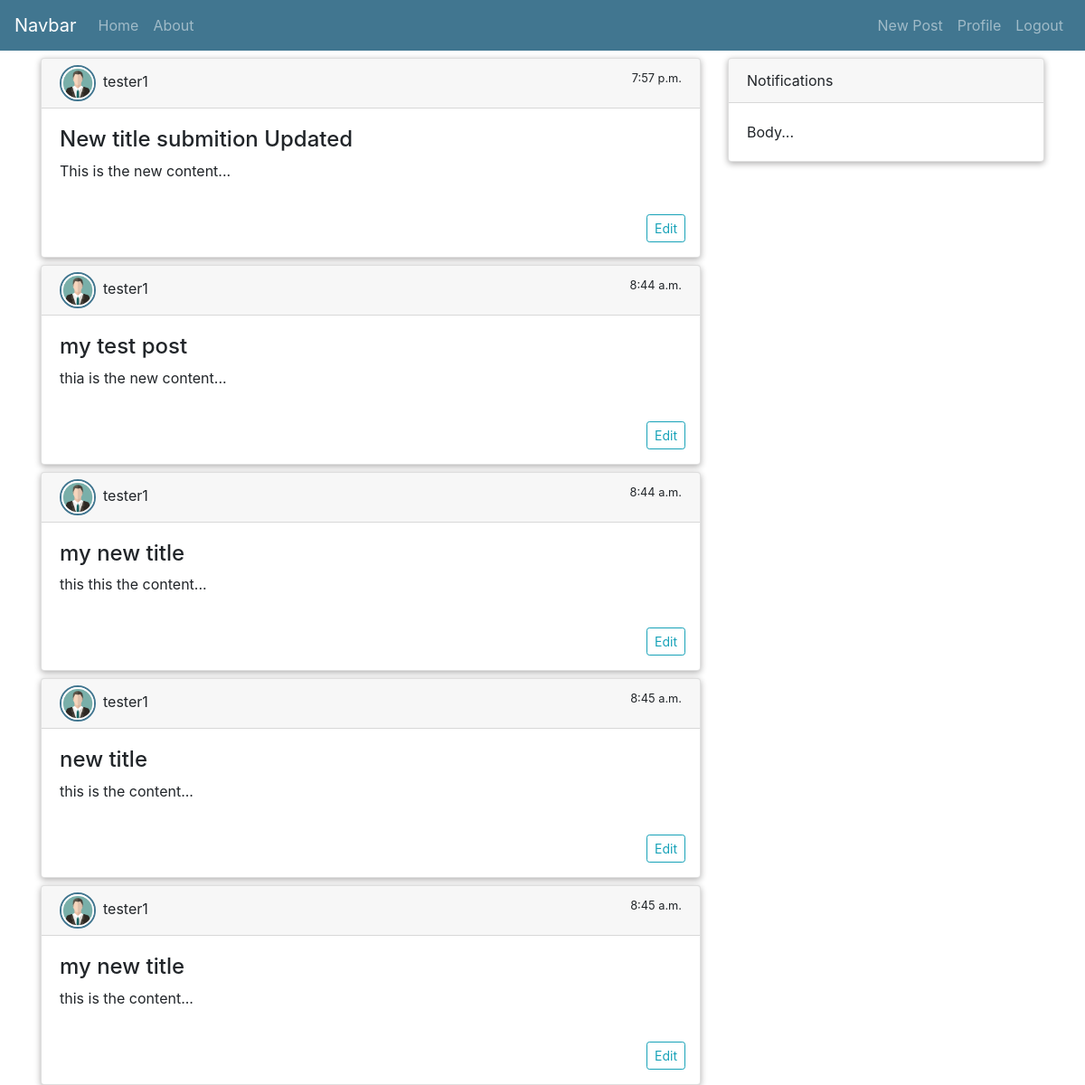
Screenshot of /user_posts/tester1/ (signed in) with the database file from the repository.
### blog/models.py (models this page shows, shortened)
class Post(models.Model):
    title = models.CharField(max_length=225)
    content = models.TextField()
    date_posted = models.TimeField(auto_now_add=True)
    author = models.ForeignKey(User, on_delete=models.CASCADE)

### user/models.py (models this page shows, shortened)
class Profile(models.Model):
    user = models.OneToOneField(User, on_delete=models.CASCADE)
    profile_image = models.ImageField(upload_to='profile_pic', default='default_profile.jpg')

### blog/views.py (the view)
# urls.py: path('user_posts/<str:username>/', UserPostListView.as_view(), name='blog_user_posts'),
class UserPostListView(LoginRequiredMixin, ListView):
    model = Post
    template_name = 'blog/userPosts.html'
    context_object_name = 'posts'
    ordering = ['-date_posted']
    def get_queryset(self):
        user = get_object_or_404(User, username = self.kwargs.get('username'))
        return Post.objects.filter(author = user)

### blog/templates/blog/userPosts.html
{% extends 'blog/base.html' %}
{% load static %}
{% block content %}
    <div class="row">
        <div class="col-md-8">
            {% for post in posts %}
            <div class="drop-shadow card mt-2">
                <div class="card-header">
                    <img class="rounded-img mr-2" src="{{post.author.profile.profile_image.url}}"/>{{post.author}}
                    <small class="float-right">{{post.date_posted}}</small>
                </div>
                <div class="card-body">
                    <h4>{{post.title}}</h4>
                    {{post.content}}
                </div>
                {% if post.author == request.user %}
                    <div class="footer p-3">
                        <a href="{% url 'blog_detail' post.id %}" type="submit" class="btn btn-sm btn-outline-info float-right" >Edit</a>
                    </div>
                {% endif %}
            </div>
            {% endfor %}
        </div>
        <div class="col-md-4">
            <div class="drop-shadow card mt-2">
                <div class="card-header">
                    Notifications
                </div>
                <div class="card-body">
                    Body...
                </div>
            </div>
        </div>
    </div>
{% endblock content %}

### blog/templates/blog/base.html (shortened to what this page needs)
{% load static %}
<!DOCTYPE html>
<html lang="en">
    <head>
        <link rel="stylesheet" type="text/css" href="{% static 'css/main.css' %}">
        <link rel="stylesheet" type="text/css" href="{% static 'css/user/user.css' %}">
        <link rel="stylesheet" href="https://maxcdn.bootstrapcdn.com/bootstrap/4.0.0/css/bootstrap.min.css">
        <link href="//maxcdn.bootstrapcdn.com/bootstrap/4.1.1/css/bootstrap.min.css" rel="stylesheet" id="bootstrap-css">
        <link rel="stylesheet" href="https://cdnjs.cloudflare.com/ajax/libs/MaterialDesign-Webfont/4.4.95/css/materialdesignicons.css">
    </head>
    <body>
        <nav class="navbar navbar-expand-lg navbar-dark">
            <a class="navbar-brand" href="#">Navbar</a>
            <div class="collapse navbar-collapse" id="navbarSupportedContent">
                {% if user.is_authenticated %}
                    <ul class="navbar-nav mr-auto">
                        <li class="nav-item">
                            <a class="nav-link" href="{% url 'blog_home' %}">Home <span class="sr-only">(current)</span></a>
                        </li>
                        <li class="nav-item">
                            <a class="nav-link" href="{% url 'blog_about' %}">About</a>
                        </li>
                    </ul>
                {% endif %}
                <ul class="navbar-nav ml-auto">
                    {% if user.is_authenticated %}
                        <li class="nav-item">
                            <a class="nav-link" href="{% url 'blog_create' %}">New Post</a>
                        </li>
                        <li class="nav-item">
                            <a class="nav-link" href="{% url 'profile_page' %}">Profile</a>
                        </li>
                        <li class="nav-item">
                            <a class="nav-link" href="{% url 'logout_page' %}">Logout</a>
                        </li>
                    {% endif %}
                </ul>
            </div>
        </nav>
        <div class="container">
            {% block content %} {% endblock content %}
        </div>
    </body>
</html>

### static/css/main.css (style rules this page uses)
.navbar { background-color: #417690; }
.drop-shadow { box-shadow: 0px 2px 7px #afaeae; z-index:999; }
.rounded-img { border: 2px solid #417690; margin-top: -5px; margin-bottom: -5px; border-radius: 50%; width: 40px; height: 40px; }

### static/css/user/user.css (style rules this page uses)
body { background-color: #f3f3f3; margin: 0; font-family: -apple-system, BlinkMacSystemFont, "Segoe UI", Roboto, "Helvetica Neue", Arial, "Noto Sans", sans-serif, "Apple Color Emoji", "Segoe UI Emoji", "Segoe UI Symbol", "Noto Color Emoji"; font-size: 1rem; font-weight: 400; line-height: 1.5; color: #000; }
.card { position: relative; display: flex; flex-direction: column; min-width: 0; word-wrap: break-word; background-color: #fff; background-clip: border-box; border: 1px solid #e7eaed; border-radius: 0; }

### rows the page displays
Post: author.profile.profile_image (placeholder picture), author "tester1", date_posted "7:57 p.m.", title "New title submition Updated", content "This is the new content...", shows "Edit"
Post: author.profile.profile_image (placeholder picture), author "tester1", date_posted "8:44 a.m.", title "my test post", content "thia is the new content...", shows "Edit"
Post: author.profile.profile_image (placeholder picture), author "tester1", date_posted "8:44 a.m.", title "my new title", content "this this the content...", shows "Edit"
Post: author.profile.profile_image (placeholder picture), author "tester1", date_posted "8:45 a.m.", title "new title", content "this is the content...", shows "Edit"
Post: author.profile.profile_image (placeholder picture), author "tester1", date_posted "8:45 a.m.", title "my new title", content "this is the content...", shows "Edit"
